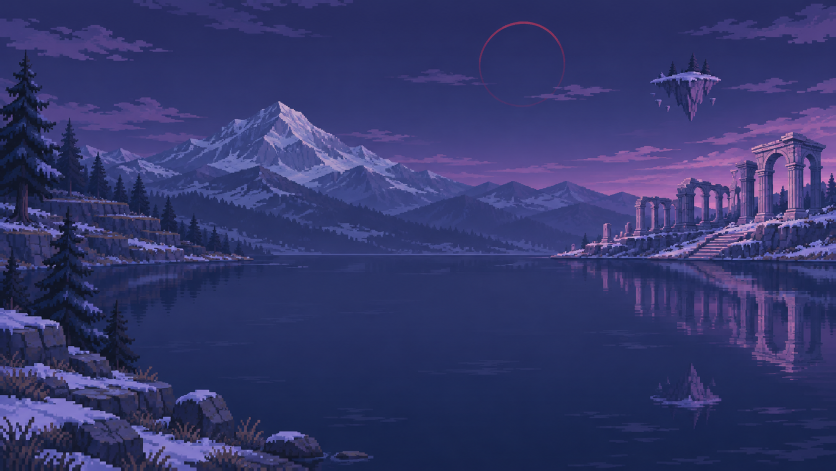
#> input picture assets/sinnoh-rift.png, 1672 x 941 px (shown at 1/2 size)
$ python build.py day
#> lines starting #> are read from the running program, lines starting #| are printed output that depends on the picture
### artwork/cruise.py
"""Pixel-art boat, passengers and airborne Pokémon for the 24-second lake loop."""
from bisect import bisect_right
from math import cos, pi, sin
from pathlib import Path

from PIL import Image, ImageDraw, ImageOps

SPRITES = Path(__file__).parent / 'sprites'
PIXEL = Image.Resampling.NEAREST
TAU = 2 * pi


# [5 lines left out: function lit, not called in this run]


def scale(sprite, factor):
    return sprite.resize(tuple(max(1, round(n * factor)) for n in sprite.size), PIXEL)


class Cycle:
    # [6 lines left out: function __init__, not called in this run]

    def at(self, t, offset=0):
        pos = (self.cycles * t + offset) % 1 * self.ends[-1]
        return self.frames[bisect_right(self.ends, pos)]


# [11 lines left out: function gif_cycle, not called in this run]


def bird_cycle(species, size, light):
    with Image.open(SPRITES / f'{species:04}-hover.png') as png:
        sheet = png.convert('RGBA')
    width, height = {396: (24, 48), 397: (32, 56), 398: (32, 64)}[species]
    # SpriteCollab row 2 is the right-facing profile. Keep its shared origin so
    # feet and head stay steady while the wings change shape.
    frames = [sheet.crop((x, 2 * height, x + width, 3 * height))
              for x in range(0, sheet.width, width)]
    return Cycle([lit(scale(frame, size / width), light) for frame in frames],
                 [85] * len(frames))


class LakeTraffic:
    def __init__(self, lake, mode, step):
        self.lake = lake
        self.w, self.h = lake.size
        brightness = {'day': 1, 'night': 0.54}.get(mode, 0.54 + step * .054)
        warm = sin(pi * step / 9) if mode in ('rise', 'set') else 0
        self.light = (min(1, brightness + warm * .08), brightness,
                      min(1, brightness + (1 - brightness) * .34 - warm * .04))
        self.flock = [(bird_cycle(species, size, self.light), lead, level, seed)
                      for species, size, lead, level, seed in [
                          (396, 32, -.069, .166, .12), (397, 43, -.036, .143, .39),
                          (398, 53, 0, .155, .77), (396, 29, -.092, .147, .93)]]
        self.gull = gif_cycle(278, 63, self.light)
        self.balloon = gif_cycle(425, 30, self.light, mirror=True)
        self.bat = gif_cycle(41, 40, self.light)
        self.passengers = [(gif_cycle(s, width, self.light, mirror=turn), x, seat, seed)
                           for s, width, turn, x, seat, seed in [
                               (393, 30, True, 31, 32, .4), (387, 39, False, 59, 31, .1),
                               (390, 31, False, 87, 31, .73)]]
        # Trace the near bank in the original pixel artwork. The boat disappears
        # behind these rocky ledges and spruce branches at the west end of its run.
        mask = Image.new('L', lake.size)
        boundary = [(0, 508), (155, 508), (145, 523), (184, 535), (171, 538),
                    (189, 541), (170, 552), (160, 553), (178, 571), (193, 577),
                    (182, 589), (164, 585), (164, 599), (193, 613), (202, 623),
                    (187, 625), (214, 633), (198, 648), (225, 635), (234, 603),
                    (235, 632), (255, 635), (242, 643), (260, 662), (243, 665),
                    (275, 688), (0, 712)]
        ImageDraw.Draw(mask).polygon(boundary, fill=255)
        self.bank = mask
        self.hull = self.make_hull()

    # [78 lines left out: functions make_hull, boat, draw_boat, sky, not called in this run]

### artwork/build.py
from pathlib import Path
from PIL import Image, ImageChops, ImageDraw, ImageOps
from cruise import LakeTraffic, lit
import numpy as np
import math, struct, sys
from io import BytesIO

work = Path(__file__).parent
art = work.parent / 'assets'
sprites_dir = work / 'sprites'
assets = art / 'phases'
assets.mkdir(parents=True, exist_ok=True)
original = Image.open(art / "sinnoh-rift.png").convert("RGB")
#> original is the input picture: PIL image 1672x941 RGB; mean R, G, B 52.3, 55.5, 107.9
W,H = original.size
#> W = 1672; H = 941
import argparse
parser = argparse.ArgumentParser(description="Build one lake phase from the source artwork.")
parser.add_argument("phase", choices=["day", "night", *(
    f"{direction}{level}" for direction in ("rise", "set") for level in range(1, 9)
)])
parser.add_argument("--preview", type=Path, help="Save a still from the composed animation")
parser.add_argument("--frame", type=int, choices=range(240), metavar="0..239", default=0)
args = parser.parse_args()
phase = args.phase
mode, step = ("night",0) if phase=="night" else ("day",8) if phase=="day" else (phase[:-1],int(phase[-1]))
def mix(a,b,f):
    return a*(1-f) + b*f

def scene():
    src = np.asarray(original, dtype=np.float32)
    lum = src @ np.array([.24, .60, .16], dtype=np.float32)
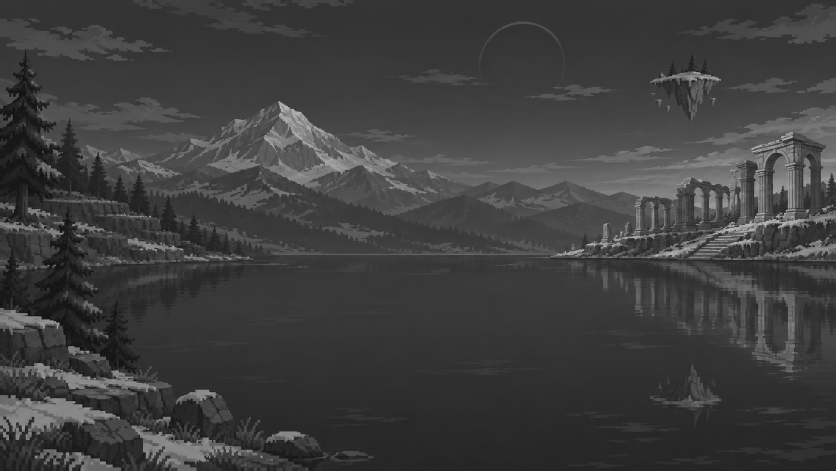
#> lum: shape (941, 1672) float32 (shown at 1/2 size); min 5.32, max 224.5, mean 63.1
    chroma = src - lum[..., None]
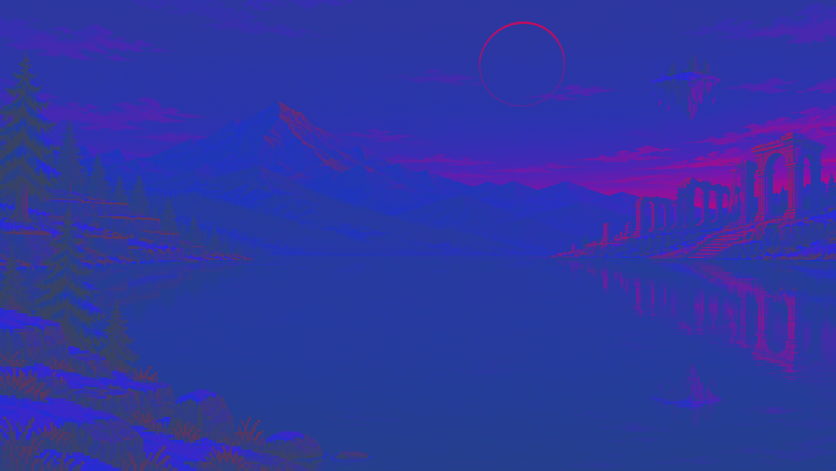
#> chroma: shape (941, 1672, 3) float32 (shown at 1/2 size); mean R, G, B -10.8, -7.6, 44.8; drawn with min black and max white
    x = (np.arange(W) + .5) / W
#> x = 1672 values from 0.000299 to 1
    y = (np.arange(H)[:, None] + .5) / H
#> y = 941 values from 0.000531 to 0.999

    # [7 lines left out: function grade, not called in this run]

    def rgb(values):
        return Image.fromarray(np.uint8(np.clip(values, 0, 255)))

    daylight = src * [.84, .86, .88] + [3, 5, 7]
    if mode == 'day':
        return rgb(daylight)

    night = grade([(3, 8, 19), (8, 17, 31), (16, 27, 46),
                   (26, 38, 63), (37, 49, 78), (49, 60, 89),
                   (63, 73, 100), (81, 89, 113), (103, 109, 129)], .16)
    if mode == 'night':
        return rgb(night)

    morning = mode == 'rise'
    center = .448 if morning else .656
    sun_x = center + (.007 if morning else -.007) * (max(step, 4) - 5)
    ridge_height = .32 if morning else .40
    dawn = [(8, 16, 29), (26, 33, 50), (47, 54, 77), (74, 77, 99),
            (107, 99, 117), (149, 123, 131), (190, 151, 146),
            (223, 184, 162), (242, 213, 183)]
    dusk = [(12, 13, 30), (31, 29, 51), (55, 45, 69), (87, 61, 87),
            (121, 80, 101), (158, 103, 111), (196, 132, 121),
            (224, 166, 137), (245, 201, 156)]
    golden = grade(dawn if morning else dusk, .37)
    # Light pools low in the sky, catching cliff faces and the far trees.
    glow = np.exp(-((x - sun_x) / .30)**2 - ((y - ridge_height) / .145)**2)
    golden += glow[..., None] * ([80, 53, 22] if morning else [90, 49, 14])

    # Use the painted horizontal ripples for the brighter glints. The
    # reflection broadens towards the viewer and fades into the deep water.
    depth = np.clip((y - .54) / .36, 0, 1)
    surface = np.clip((y - .54) / .025, 0, 1) * (1 - depth)**1.5
    width = .018 + .075 * depth
    column = np.exp(-((x - sun_x) / width)**2) * surface
    # Compare nearby rows to isolate the fine reflected marks from the large
    # color fields of sky and forest already mirrored on the lake.
    ripple = np.clip((lum - np.roll(lum, 3, axis=0)) / 12, 0, 1)
    # A few sun-facing facets also catch light on the otherwise still open
    # water. Keep the ripple pattern stable as the sun moves along the ridge.
    facets = Image.new('L', (W, H))
    draw = ImageDraw.Draw(facets)
    rng = np.random.default_rng(214)
    for distance in np.linspace(.012, .90, 74)**1.45:
        row = round(H * (.54 + .36 * distance))
        spread = W * (.005 + .046 * distance)
        for offset in rng.normal(0, spread, 3):
            left = round((sun_x * W + offset) / 2) * 2
            length = round(rng.uniform(3, 9) * (1 + distance))
            draw.line((left, row, left + length, row),
                      fill=int(rng.integers(65, 190)), width=1 + int(distance > .22))
    glints = np.maximum(ripple, np.asarray(facets) / 255)
    golden += (column * (.19 + .81 * glints))[..., None] * [112, 79, 42]

    weight = [0, .13, .31, .54, .79, 1, .74, .43, .18][step]
    result = mix(night if step <= 5 else daylight, golden, weight)
    if step >= 4:
        # Trace the skyline around the two sun paths in source-pixel coordinates.
        if morning:
            ridge_x = [710, 717, 732, 744, 750, 760, 764, 772, 778, 786, 798, 812]
            ridge_y = [295, 297, 297, 295, 298, 308, 310, 316, 317, 324, 326, 334]
        else:
            ridge_x = [1036, 1048, 1054, 1063, 1070, 1078, 1084, 1096, 1104, 1110, 1124]
            ridge_y = [364, 369, 370, 375, 376, 379, 379, 375, 373, 369, 366]
        ridge = np.interp(np.arange(W), ridge_x, ridge_y)
        cx = round(sun_x * W)
        cy = ridge[cx] + {4: 8, 5: -5, 6: -25, 7: -54, 8: -92}[step]
        px = (np.arange(W) // 3 * 3)[None, :]
        py = (np.arange(H) // 3 * 3)[:, None]
        disc = ((px - cx)**2 + (py - cy)**2 < 19**2)
        # Clip each row against the ridge even within the sun's 3-pixel cells.
        sun = disc & (np.arange(H)[:, None] < ridge[None, :])
        result[sun] = mix(result[sun], np.array([255, 230, 174]), .90 if step <= 6 else .65)
    return rgb(result)


lake=scene()
traffic = LakeTraffic(lake, mode, step)
#> (the run stopped early here; a loop or call above may not have finished)
